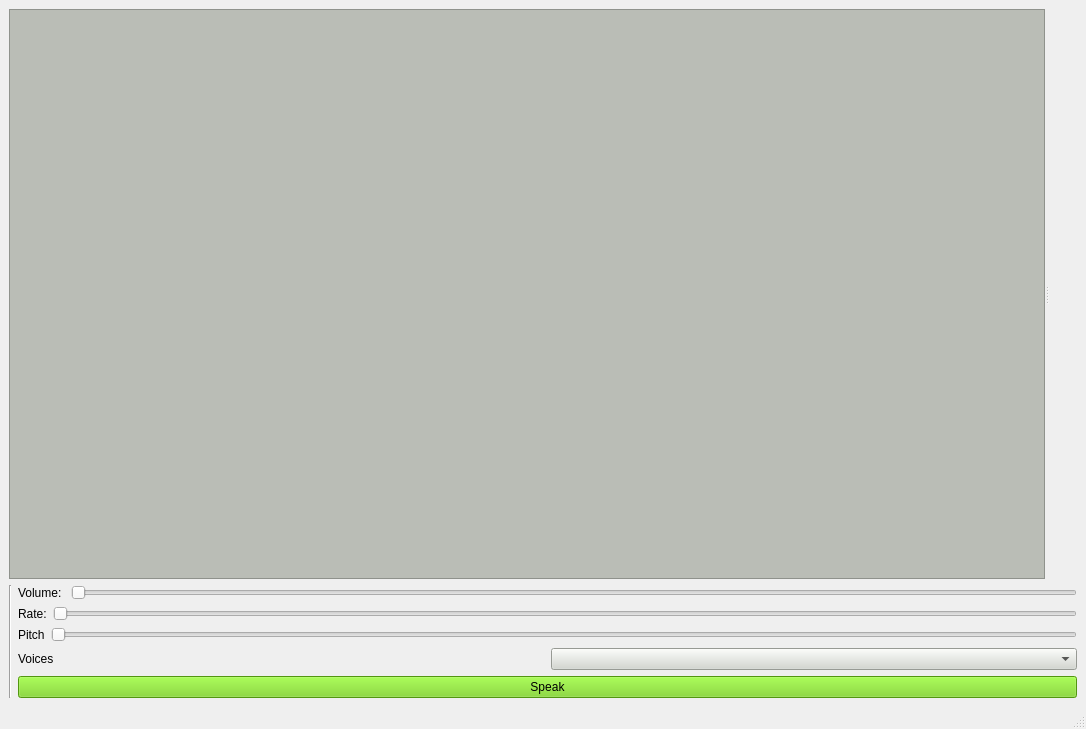
<?xml version="1.0" encoding="UTF-8"?>
<ui version="4.0">
 <class>MainWindow</class>
 <widget class="QMainWindow" name="MainWindow">
  <property name="geometry">
   <rect>
    <x>0</x>
    <y>0</y>
    <width>1086</width>
    <height>729</height>
   </rect>
  </property>
  <property name="windowTitle">
   <string>BWM Voice Operator</string>
  </property>
  <widget class="QWidget" name="centralwidget">
   <layout class="QGridLayout" name="gridLayout">
    <item row="0" column="0" colspan="2">
     <widget class="QSplitter" name="splitter">
      <property name="orientation">
       <enum>Qt::Horizontal</enum>
      </property>
      <widget class="QPlainTextEdit" name="enterText">
       <property name="styleSheet">
        <string notr="true">background-color: rgb(186, 189, 182);
font: 300 14pt &quot;URW Bookman&quot;;</string>
       </property>
      </widget>
      <widget class="QLabel" name="imageLabel">
       <property name="text">
        <string/>
       </property>
      </widget>
     </widget>
    </item>
    <item row="1" column="0">
     <widget class="Line" name="line">
      <property name="orientation">
       <enum>Qt::Vertical</enum>
      </property>
     </widget>
    </item>
    <item row="1" column="1">
     <layout class="QVBoxLayout" name="verticalLayout">
      <item>
       <layout class="QHBoxLayout" name="volume">
        <item>
         <widget class="QLabel" name="label">
          <property name="text">
           <string>Volume: </string>
          </property>
         </widget>
        </item>
        <item>
         <widget class="QSlider" name="volume_2">
          <property name="styleSheet">
           <string notr="true">gridline-color: rgb(138, 226, 52);</string>
          </property>
          <property name="orientation">
           <enum>Qt::Horizontal</enum>
          </property>
         </widget>
        </item>
       </layout>
      </item>
      <item>
       <layout class="QHBoxLayout" name="horizontalLayout_2">
        <item>
         <widget class="QLabel" name="label_2">
          <property name="text">
           <string>Rate:</string>
          </property>
         </widget>
        </item>
        <item>
         <widget class="QSlider" name="rate">
          <property name="orientation">
           <enum>Qt::Horizontal</enum>
          </property>
         </widget>
        </item>
       </layout>
      </item>
      <item>
       <layout class="QHBoxLayout" name="horizontalLayout_3">
        <item>
         <widget class="QLabel" name="label_3">
          <property name="text">
           <string>Pitch</string>
          </property>
         </widget>
        </item>
        <item>
         <widget class="QSlider" name="pitch">
          <property name="orientation">
           <enum>Qt::Horizontal</enum>
          </property>
         </widget>
        </item>
       </layout>
      </item>
      <item>
       <layout class="QHBoxLayout" name="horizontalLayout_4">
        <item>
         <widget class="QLabel" name="voice_2">
          <property name="text">
           <string>Voices</string>
          </property>
         </widget>
        </item>
        <item>
         <widget class="QComboBox" name="voice">
          <property name="styleSheet">
           <string notr="true">background-color: rgb(211, 215, 207);
font: 700 12pt &quot;Ubuntu Condensed&quot;;</string>
          </property>
         </widget>
        </item>
       </layout>
      </item>
      <item>
       <widget class="QPushButton" name="speakReady">
        <property name="styleSheet">
         <string notr="true">background-color: rgb(115, 210, 22);</string>
        </property>
        <property name="text">
         <string>Speak</string>
        </property>
       </widget>
      </item>
     </layout>
    </item>
   </layout>
  </widget>
  <widget class="QStatusBar" name="statusbar"/>
  <widget class="QMenuBar" name="menubar">
   <property name="geometry">
    <rect>
     <x>0</x>
     <y>0</y>
     <width>1086</width>
     <height>22</height>
    </rect>
   </property>
  </widget>
 </widget>
 <resources/>
 <connections/>
</ui>
